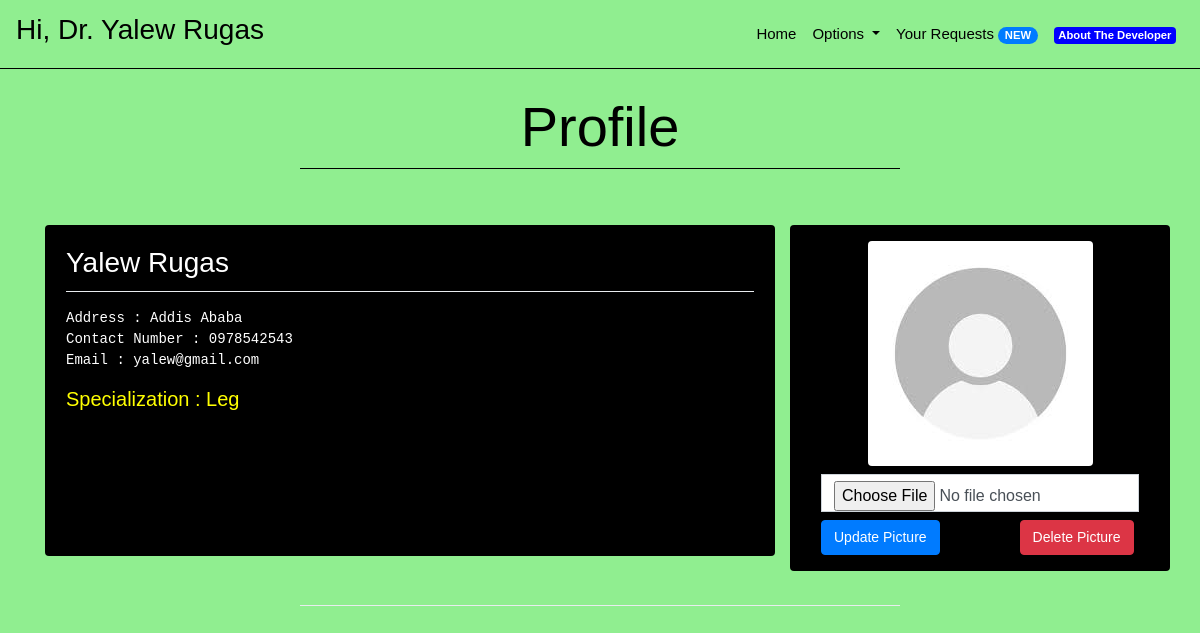
/profile (signed in), run on the app's committed database.
### core/models.py (models this page shows, shortened)
class Doctor(models.Model):
    name = models.CharField(max_length = 30)
    address = models.CharField(max_length = 100)
    contactNumber = models.CharField(unique = True, max_length = 10)
    email = models.EmailField(unique = True, max_length = 255)
    specialization = models.CharField(max_length = 100)
    passwordHash = models.CharField(max_length = 64)
    emailHash = models.CharField(max_length = 64)
    image = models.ImageField(upload_to='profile_images/', default='profile_images/default.jpg')

### core/views.py (the view, shortened to what this page needs)
# urls.py: path('profile', views.profile, name = "profile"),
def profile(request):
    request = requestSessionInitializedChecker(request)
    if request.method == "GET":
        if request.session['isLoggedIn']:
            if request.session['isDoctor']:
                doctor = Doctor.objects.get(emailHash = request.session['userEmail'])
                context = {
                    "user": doctor
                    }
                response = render(request, "core/profile.html", context)
                return responseHeadersModifier(response)

### core/views.py (called while the page is built)
def responseHeadersModifier(response):
    response["Cache-Control"] = "no-cache, no-store, must-revalidate"
    response["Pragma"] = "no-cache"
    response["Expires"] = "0"
    return response

def requestSessionInitializedChecker(request):
    if not request.session.get('isDoctor'):
        request.session['isDoctor'] = ""
    if not request.session.get('isLoggedIn'):
        request.session['isLoggedIn'] = False
    if not request.session.get('userEmail'):
        request.session['userEmail'] = ""
    if not request.session.get('Name'):
        request.session['Name'] = ""
    if not request.session.get('numberNewAssistances'):
        request.session['numberNewAssistances'] = ""
    return request

### core/templates/core/profile.html (shortened to what this page needs)
{% extends "core/base.html" %}
{% block bodytag %}
{% load static %}
<body background="{% static 'core/images/back.png' %}" style="background-size: auto auto;">
    {% endblock %}
    {% block body %}
    <br>
    <h1 style="text-align:center;color:black;" class="display-4">
        Profile
    </h1>
    <li class="dropdown-divider" style="margin-left:25%;margin-right:25%;color:yellow;border-color:black"></li>
    <br>
    <br>
    <div class="row container" style="margin: 0 auto;">
        <div class="col-md-8 col-sm-12 mb-3">
            <div class="card" style="background:rgba(0,0,0,1.0);color:white;padding-bottom:17%">
                <div class="card-body">
                    <h3 class="card-title"> {{ user.name }}</h3>
                    <li class="dropdown-divider"></li>
                    <p class="card-text">
                    <pre
                        style="color:white">Address : {{ user.address }}<br>Contact Number : {{ user.contactNumber }}<br>Email : {{ user.email }}</pre>
                    </p>
                    {% if user.specialization %}
                    <h2 class="card-link lead" style="color:yellow;margin-bottom:0;">Specialization : {{ user.specialization }}
                    </h2>
                    {% endif %}
                </div>
            </div>
        </div>
        <div class="col-md-4 col-sm-12 mb-3 text-white rounded" style="background-color: black;">
            <div class="container p-3">
                <img src="{{ user.image.url }}" class="rounded mx-auto d-block img-fluid" alt="Responsive image">
                <form action="{% url 'update_profile_picture' %}" method="post" enctype="multipart/form-data" class="mt-2">
                    <input type="file" name="image" class="form-control">
                    <div class="d-flex mt-2 align-items-center">
                        <button type="submit" class="btn btn-primary rounded">Update Picture</button>
                </form>
                <form action="{% url 'delete_profile_picture' %}" method="post" class="d-inline ms-3">
                    <button type="submit" class="btn btn-danger rounded" style="margin-left: 80px;">Delete Picture</button>
                </form>
            </div>
        </div>
        </div>
    <li class="dropdown-divider" style="margin-left:25%;margin-right:25%;margin-top:1.5%;margin-bottom:0px"></li>
    <br>
    {% endblock %}

### core/templates/core/base.html (shortened to what this page needs)
{% load static %}
<!doctype html>
<html lang="en">
<head>
    <link rel="stylesheet" href="https://stackpath.bootstrapcdn.com/bootstrap/4.2.1/css/bootstrap.min.css">
    <link rel="stylesheet" href="{% static 'core/css/style.css' %}">
    <link rel="stylesheet" href="{% static 'core/css/aboutstyle.css' %}">
    <link rel="stylesheet" href="{% static 'core/css/responsive.css' %}">
    <link rel="stylesheet" href="https://cdnjs.cloudflare.com/ajax/libs/font-awesome/4.7.0/css/font-awesome.min.css">
</head>
{% block bodytag %}
{% endblock %}
<nav class="navbar navbar-expand-lg navbar-light bg-transparent">
    {% if request.session.isLoggedIn %}
    <a class="navbar-brand" href="/">
        <h3 style="color:black;text-align:center">Hi,{% if request.session.isDoctor %} Dr.{% endif %} {{ request.session.Name }}</h3>
    </a>
    {% else %}
    <a class="navbar-brand" href="/">
        <h2 style="color:black;text-align:center">Enen</h2>
    </a>
    {% endif %}
    <div class="collapse navbar-collapse" id="navbarSupportedContent">
        <ul class="navbar-nav ml-auto">
            <li class="nav-item active">
                <a class="nav-link" href="{% url 'index' %}" style="color:black">Home </a>
            </li>
            {% if request.session.isLoggedIn %}
            <li class="nav-item dropdown">
                <a class="nav-link dropdown-toggle" style="color:black" href="#" id="navbarDropdown" role="button"
                    data-toggle="dropdown" aria-haspopup="true" aria-expanded="false">
                    Options
                </a>
            </li>
            {% endif %}
            {% if request.session.isLoggedIn %}
            <li class="nav-item">
                <a class="nav-link" href="{% url 'login' %}" style="color:black">Your Requests <span
                        class="badge badge-primary badge-pill">{{ request.session.numberNewAssistances }}
                        NEW</span></a>
            </li>
            {% else %}
            <li class="nav-item">
                <a class="nav-link" href="{% url 'login' %}" style="color:black">Login</a>
            </li>
            {% endif %}
            <li class="nav-item">
                <a class="nav-link" href="{% url 'about' %}" style="color:black"><span style="background-color: blue" class="badge badge-secondary">About The Developer</span></a>
            </li>
        </ul>
    </div>
</nav>
<li class="dropdown-divider" style="margin-top:0px;margin-bottom:0px;border-color:black"></li>
{% block body %}
{% endblock %}
</body>
</html>

### core/static/core/css/style.css (style rules this page uses)
body { font-family: 'Nunito', sans-serif; color: #000000; background-color: #fefefe; overflow-x: hidden; }
@media (min-width: 1200px) { .container { max-width: 1170px; } }

### core/static/core/css/aboutstyle.css (style rules this page uses)
* { margin: 0; padding: 0; border: 0; outline: none; }
p { font-size: 15px; line-height: 1.6; font-weight: 500; }
a { font-family: 'Quicksand', sans-serif; font-size: 15px; color: #555555; }
img { max-width: 100%; height: auto; }
button { font-family: 'Poppins', sans-serif; font-size: 14px !important; border-radius: 0 !important; }
input, textarea, .form-control, select { border-radius: 0 !important; font-family: 'Quicksand', sans-serif; }

### data on the page
Doctor: session.Name "Yalew Rugas", name "Yalew Rugas", address "Addis Ababa", contactNumber "0978542543", email "yalew@gmail.com", specialization "Leg", image (placeholder picture)
